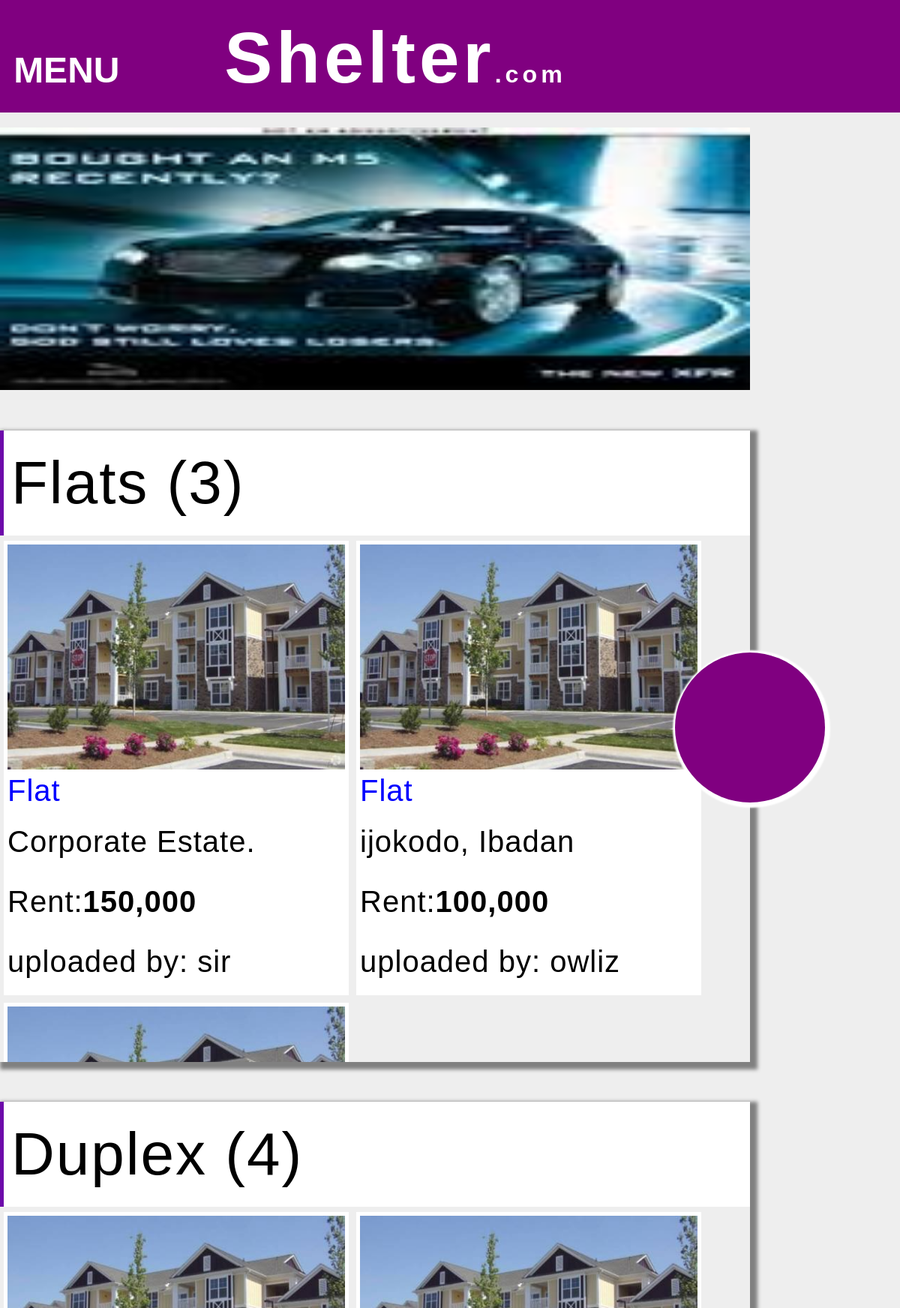
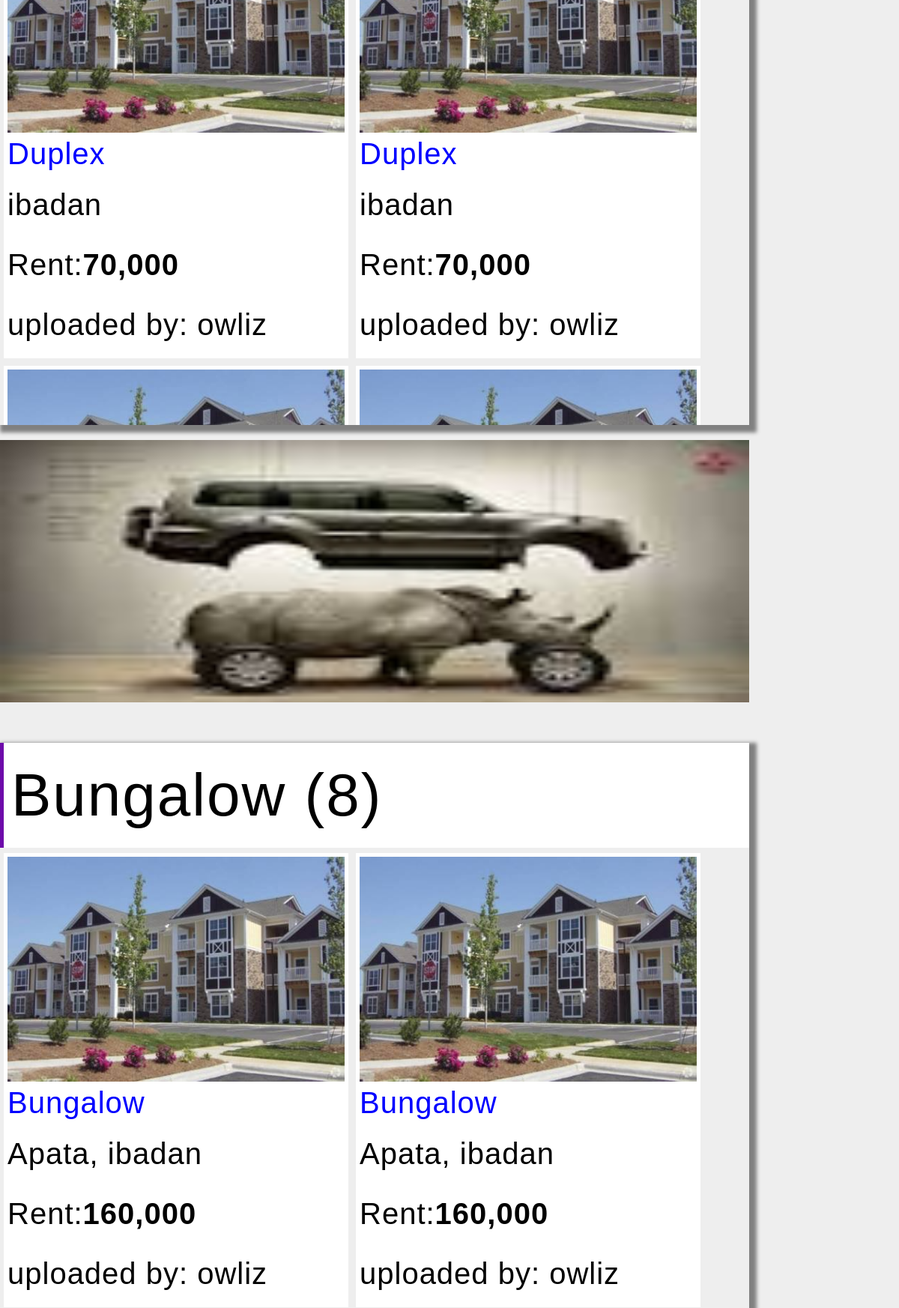
/categories/index.php (upper part), run on the app's committed database (2 pictures, top to bottom).
### tables this page shows
CREATE TABLE `properties` (
  `property_ID` char(20) NOT NULL,
  `directory` varchar(200) NOT NULL,
  `type` char(20) NOT NULL,
  `location` varchar(100) NOT NULL,
  `rent` mediumint(10) NOT NULL,
  `min_payment` char(20) NOT NULL,
  `bath` tinyint(2) NOT NULL,
  `toilet` tinyint(2) NOT NULL,
  `pumping_machine` char(5) NOT NULL,
  `borehole` char(5) NOT NULL,
  `well` char(5) NOT NULL,
  `tiles` char(5) NOT NULL,
  `parking_space` char(5) NOT NULL,
  `electricity` tinyint(3) NOT NULL,
  `road` tinyint(3) NOT NULL,
  `socialization` tinyint(3) NOT NULL,
  `security` tinyint(3) NOT NULL,
  `description` varchar(250) NOT NULL,
  `uploadby` char(20) NOT NULL,
  `date_uploaded` datetime NOT NULL,
  `timestamp` int(20) NOT NULL,
  `views` int(10) NOT NULL
);

### categories/index.php (the view, shortened to what this page needs)
<!DOCTYPE>
<html>
<link href="../css/general.css" type="text/css" rel="stylesheet" />
<link href="../css/header_styles.css" type="text/css" rel="stylesheet" />
<link href="../css/categories_styles.css" type="text/css" rel="stylesheet" />
<header>
<?php
require('../require/header.php');
?>
</header>
<body class="no-pic-background" id="body">
<div id="catalog-ball" onclick="javascript: showcatalog()"></div>
<?php
function display($directory,$id,$type,$location,$rent,$manager){
$propertyRoot = "../properties/".$directory;
if(file_exists($propertyRoot."/$id"."_01")){
	$imagesrc = $propertyRoot."/$id"."_01";
}
else if(file_exists($propertyRoot."/$id"."_02")){
	$imagesrc = $propertyRoot."/$id"."_02";
}
else if(file_exists($propertyRoot."/$id"."_03")){
	$imagesrc = $propertyRoot."/$id"."_03";
}
else if(file_exists($propertyRoot."/$id"."_04")){
	$imagesrc = $propertyRoot."/$id"."_04";
}
else{
	$imagesrc = "../properties/default.png";
}
$property = "<div class=\"category-property-box\">
<img class=\"category-property-image\" src=\"$imagesrc\" />
<div class=\"category-property-detail-container\" >
<span class=\"category-property-detail\"><a href=\"$propertyRoot\">$type</a></span>
<span class=\"category-property-detail\">$location</span>
<span class=\"category-property-detail\">Rent:<strong>".number_format($rent)."</strong></span>
<span class=\"category-property-detail\">uploaded by: $manager</span>
</div>
</div>";
echo $property;
}
?>
<div class="categories-container">
<img src="../resrc/image/advert2.jpeg" class="advert-img"/>
<div class="property-category-container" id="flats">
<?php
$totalFlats = mysql_num_rows(mysql_query("SELECT * FROM properties WHERE type='Flat'"));
?>
<h1 class="category-headers">Flats (<?php echo $totalFlats ?>)</h1>
<div class="category-sample-container">
<?php
if($totalFlats != 0){
$getFlats = mysql_query("SELECT * FROM properties WHERE type='Flat' ORDER BY date_uploaded DESC LIMIT 4");
if($getFlats){
	while($flat = mysql_fetch_array($getFlats,MYSQL_ASSOC)){
		display($flat['directory'],$flat['property_ID'],$flat['type'],$flat['location'], $flat['rent'], $flat['uploadby']);
	}
}
$showmoreflat = "<br/><a href=\"?c=Flat\">see more Flats</a>";
}
else{
	echo "<p style=\"color:red; font-size: 150%;\"align=\"center\">There is no Flat available for now</p>";
	$showmoreflat = "<a>make a request for Flat</a>";
}
echo $showmoreflat;
?>
</div>
</div>
<div class="property-category-container" id="duplex">
<?php
$totalDuplexs = mysql_num_rows(mysql_query("SELECT * FROM properties WHERE type='Duplex'"));
?>
<h1 class="category-headers">Duplex (<?php echo $totalDuplexs ?>)</h1>
<div class="category-sample-container">
<?php
$getDuplexs = mysql_query("SELECT * FROM properties WHERE type = 'Duplex' ORDER BY date_uploaded DESC");
if($totalDuplexs != 0){
if($getDuplexs){
	while($duplex = mysql_fetch_array($getDuplexs,MYSQL_ASSOC)){
		display($duplex['directory'],$duplex['property_ID'],$duplex['type'],$duplex['location'], $duplex['rent'], $duplex['uploadby']);
	}
}
$showmoreduplex = "<br/><a href=\"?c=Duplex\">see more Duplexs</a>";
}
else{
	echo "<p style=\"color:red; font-size: 150%;\"align=\"center\">There is no Duplex available for now</p>";
	$showmoreduplex = "<a>make a request for Duplex</a>";
}
echo $showmoreduplex;
?>
</div>
</div>
<img src="../resrc/image/advert1.jpeg" class="advert-img"/>
<div class="property-category-container" id="bungalow">
<?php
$totalBungalows = mysql_num_rows(mysql_query("SELECT * FROM properties WHERE type='Bungalow'"));
?>
<h1 class="category-headers">Bungalow (<?php echo $totalBungalows ?>)</h1>
<div class="category-sample-container">
<?php
if($totalBungalows != 0){
$getBungalows = mysql_query("SELECT * FROM properties WHERE type = 'Bungalow' ORDER BY date_uploaded DESC");
if($getBungalows){
	while($bungalow = mysql_fetch_array($getBungalows,MYSQL_ASSOC)){
		display($bungalow['directory'],$bungalow['property_ID'],$bungalow['type'],$bungalow['location'], $bungalow['rent'], $bungalow['uploadby']);
	}
}
$showmorebungalows = "<br/><a href=\"?c=Bungalow\">see more Bungalows</a>";
}
else{
	echo "<p style=\"color:red; font-size: 150%;\"align=\"center\">There is no Bungalow available for now</p>";
	$showmorebungalows = "<a>make a request for Bungalow</a>";
}
echo $showmorebungalows;
?>
</div>
</div>
</div>
</body>
</html>

### css/general.css (style rules this page uses)
html { font-size: 16px; font-weight:normal; line-height:1.2em; }
html,button,input,select,option { font-family: Helvetica,Georgia,"Century Gothic",Arial,sans-serif; }
h1,h2,h3,h4,h5,h6 { line-height:150%; }
a { color:blue; }
@media only screen and (min-device-width: 300px) and (max-device-width: 1000px) { body { max-width:1000px; min-width:300px; } }
@media only screen and (min-device-width: 300px) and (max-device-width: 1000px) { body { font-size:250%; letter-spacing: 1px; } }
@media only screen and (min-device-width: 300px) and (max-device-width: 1000px) { p,h1,h2,h3,h4,h5,h6,span,li,.inline-block,.inline-block-fullwidth { display:inline-block; max-height:1000px; } }
body { margin: 0px; }
div.top-nav-bar,body { width:100%; }
body.no-pic-background { background-color:#eeeeee; }
a { text-decoration:none; }

### css/categories_styles.css (style rules this page uses)
@media only screen and (min-device-width: 300px) and (max-device-width: 1000px) { #catalog-ball { position:fixed; margin-top:60%; height:100px; padding-top:100px; font-size:300%; width:200px; border-radius:100px; background-color:purple; box-shadow:2px 2px 2px 5px white; margin-left:75%; text-align:center; color:white; } }
@media only screen and (min-device-width: 300px) and (max-device-width: 1000px) { .categories-container { width:100%; } }
@media only screen and (min-device-width: 300px) and (max-device-width: 1000px) { img.advert-img { width:100%; height:350px; margin-top:20px; } }
@media only screen and (min-device-width: 300px) and (max-device-width: 1000px) { .property-category-container { box-shadow:5px 5px 5px 5px grey; width:100%; } }
@media only screen and (min-device-width: 300px) and (max-device-width: 1000px) { .category-sample-container { width:100%; max-height:700px; overflow:scroll; } }
@media only screen and (min-device-width: 300px) and (max-device-width: 1000px) { .category-property-box { display:inline-block; width:450px; background-color:white; margin:5px; padding:5px; box-shadow:2px 2px 2px 2px #grey; } }
@media only screen and (min-device-width: 300px) and (max-device-width: 1000px) { h1.category-headers { display:block; background-color:white; border-bottom:1px solid #grey; padding:1%; font-weight:normal; letter-spacing:2px; margin-bottom:2px; border-left:5px solid #6D0AAA; } }
@media only screen and (min-device-width: 300px) and (max-device-width: 1000px) { img.category-property-image { display:block; width:100%; height:300px; } }
@media only screen and (min-device-width: 300px) and (max-device-width: 1000px) { div.category-property-detail-container { display:block; } }
@media only screen and (min-device-width: 300px) and (max-device-width: 1000px) { span.category-property-detail { line-height:200%; display:block; } }

### data on the page
properties: type "Flat", location "Corporate Estate.", rent "150,000", uploadby "sir"
properties: type "Flat", location "ijokodo, Ibadan", rent "100,000", uploadby "owliz"
properties: type "Duplex", location "ibadan", rent "70,000", uploadby "owliz"
properties: type "Duplex", location "ibadan", rent "70,000", uploadby "owliz"
properties: type "Bungalow", location "Apata, ibadan", rent "160,000", uploadby "owliz"
properties: type "Bungalow", location "Apata, ibadan", rent "160,000", uploadby "owliz"

### other printed values
$totalFlats "3"
$totalDuplexs "4"
$totalBungalows "8"
